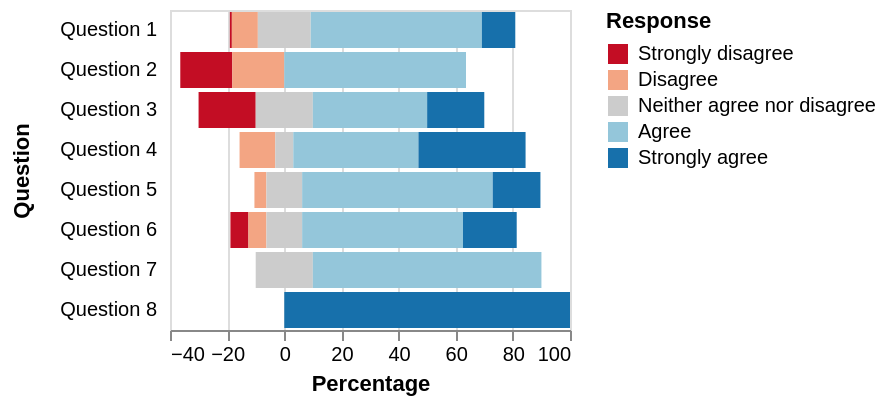

The specification (Vega-Lite) saved for this image:
### Vega specification from a JSON file in a GitHub repository (floating-point values rounded to 4 significant figures)
{"$schema": "https://vega.github.io/schema/vega/v5.json", "description": "A diverging stacked bar chart for sentiments towards a set of eight questions, displayed as percentages with neutral responses straddling the 0% mark", "autosize": "pad", "padding": 5, "width": 200, "style": "cell", "data": [{"name": "source_0", "values": [{"question": "Question 1", "type": "Strongly disagree", "value": 24, "percentage": 0.7}, {"question": "Question 1", "type": "Disagree", "value": 294, "percentage": 9.1}, {"question": "Question 1", "type": "Neither agree nor disagree", "value": 594, "percentage": 18.5}, {"question": "Question 1", "type": "Agree", "value": 1927, "percentage": 59.9}, {"question": "Question 1", "type": "Strongly agree", "value": 376, "percentage": 11.7}, {"question": "Question 2", "type": "Strongly disagree", "value": 2, "percentage": 18.2}, {"question": "Question 2", "type": "Disagree", "value": 2, "percentage": 18.2}, {"question": "Question 2", "type": "Neither agree nor disagree", "value": 0, "percentage": 0}, {"question": "Question 2", "type": "Agree", "value": 7, "percentage": 63.6}, {"question": "Question 2", "type": "Strongly agree", "value": 11, "percentage": 0}, {"question": "Question 3", "type": "Strongly disagree", "value": 2, "percentage": 20}, {"question": "Question 3", "type": "Disagree", "value": 0, "percentage": 0}, {"question": "Question 3", "type": "Neither agree nor disagree", "value": 2, "percentage": 20}, {"question": "Question 3", "type": "Agree", "value": 4, "percentage": 40}, {"question": "Question 3", "type": "Strongly agree", "value": 2, "percentage": 20}, {"question": "Question 4", "type": "Strongly disagree", "value": 0, "percentage": 0}, {"question": "Question 4", "type": "Disagree", "value": 2, "percentage": 12.5}, {"question": "Question 4", "type": "Neither agree nor disagree", "value": 1, "percentage": 6.3}, {"question": "Question 4", "type": "Agree", "value": 7, "percentage": 43.8}, {"question": "Question 4", "type": "Strongly agree", "value": 6, "percentage": 37.5}, {"question": "Question 5", "type": "Strongly disagree", "value": 0, "percentage": 0}, {"question": "Question 5", "type": "Disagree", "value": 1, "percentage": 4.2}, {"question": "Question 5", "type": "Neither agree nor disagree", "value": 3, "percentage": 12.5}, {"question": "Question 5", "type": "Agree", "value": 16, "percentage": 66.7}, {"question": "Question 5", "type": "Strongly agree", "value": 4, "percentage": 16.7}, {"question": "Question 6", "type": "Strongly disagree", "value": 1, "percentage": 6.3}, {"question": "Question 6", "type": "Disagree", "value": 1, "percentage": 6.3}, {"question": "Question 6", "type": "Neither agree nor disagree", "value": 2, "percentage": 12.5}, {"question": "Question 6", "type": "Agree", "value": 9, "percentage": 56.3}, {"question": "Question 6", "type": "Strongly agree", "value": 3, "percentage": 18.8}, {"question": "Question 7", "type": "Strongly disagree", "value": 0, "percentage": 0}, {"question": "Question 7", "type": "Disagree", "value": 0, "percentage": 0}, {"question": "Question 7", "type": "Neither agree nor disagree", "value": 1, "percentage": 20}, {"question": "Question 7", "type": "Agree", "value": 4, "percentage": 80}, {"question": "Question 7", "type": "Strongly agree", "value": 0, "percentage": 0}, {"question": "Question 8", "type": "Strongly disagree", "value": 0, "percentage": 0}, {"question": "Question 8", "type": "Disagree", "value": 0, "percentage": 0}, {"question": "Question 8", "type": "Neither agree nor disagree", "value": 0, "percentage": 0}, {"question": "Question 8", "type": "Agree", "value": 0, "percentage": 0}, {"question": "Question 8", "type": "Strongly agree", "value": 2, "percentage": 100}]}, {"name": "data_0", "source": "source_0", "transform": [{"type": "formula", "expr": "if(datum.type === 'Strongly disagree',-2,0) + if(datum.type==='Disagree',-1,0) + if(datum.type =='Neither agree nor disagree',0,0) + if(datum.type ==='Agree',1,0) + if(datum.type ==='Strongly agree',2,0)", "as": "q_order"}, {"type": "formula", "expr": "if(datum.type === 'Disagree' || datum.type === 'Strongly disagree', datum.percentage,0) + if(datum.type === 'Neither agree nor disagree', datum.percentage / 2,0)", "as": "signed_percentage"}, {"type": "stack", "groupby": ["question"], "field": "percentage", "sort": {"field": [], "order": []}, "as": ["v1", "v2"], "offset": "zero"}, {"type": "joinaggregate", "as": ["offset"], "ops": ["sum"], "fields": ["signed_percentage"], "groupby": ["question"]}, {"type": "formula", "expr": "datum.v1 - datum.offset", "as": "nx"}, {"type": "formula", "expr": "datum.v2 - datum.offset", "as": "nx2"}]}], "signals": [{"name": "y_step", "value": 20}, {"name": "height", "update": "bandspace(domain('y').length, 0.1, 0.05) * y_step"}], "marks": [{"name": "marks", "type": "rect", "style": ["bar"], "from": {"data": "data_0"}, "encode": {"update": {"fill": [{"test": "datum[\"nx\"] === null || isNaN(datum[\"nx\"])", "value": null}, {"scale": "color", "field": "type"}], "tooltip": {"signal": "{\"Percentage\": format(datum[\"nx\"], \"\"), \"nx2\": format(datum[\"nx2\"], \"\"), \"Question\": ''+datum[\"question\"], \"Response\": ''+datum[\"type\"]}"}, "x": {"scale": "x", "field": "nx"}, "x2": {"scale": "x", "field": "nx2"}, "y": {"scale": "y", "field": "question"}, "height": {"scale": "y", "band": true}}}}], "scales": [{"name": "x", "type": "linear", "domain": {"data": "data_0", "fields": ["nx", "nx2"]}, "range": [0, {"signal": "width"}], "nice": true, "zero": true}, {"name": "y", "type": "band", "domain": {"data": "data_0", "field": "question", "sort": true}, "range": {"step": {"signal": "y_step"}}, "paddingInner": 0.1, "paddingOuter": 0.05}, {"name": "color", "type": "ordinal", "domain": ["Strongly disagree", "Disagree", "Neither agree nor disagree", "Agree", "Strongly agree"], "range": ["#c30d24", "#f3a583", "#cccccc", "#94c6da", "#1770ab"], "interpolate": "hcl"}], "axes": [{"scale": "x", "orient": "bottom", "grid": false, "title": "Percentage", "labelFlush": true, "labelOverlap": true, "tickCount": {"signal": "ceil(width/40)"}, "zindex": 1}, {"scale": "x", "orient": "bottom", "gridScale": "y", "grid": true, "tickCount": {"signal": "ceil(width/40)"}, "domain": false, "labels": false, "maxExtent": 0, "minExtent": 0, "ticks": false, "zindex": 0}, {"scale": "y", "orient": "left", "grid": false, "title": "Question", "domain": false, "minExtent": 60, "offset": 5, "ticks": false, "zindex": 1}], "legends": [{"title": "Response", "fill": "color", "gradientLength": {"signal": "clamp(height, 64, 200)"}, "encode": {"symbols": {"update": {"shape": {"value": "square"}}}}}]}
